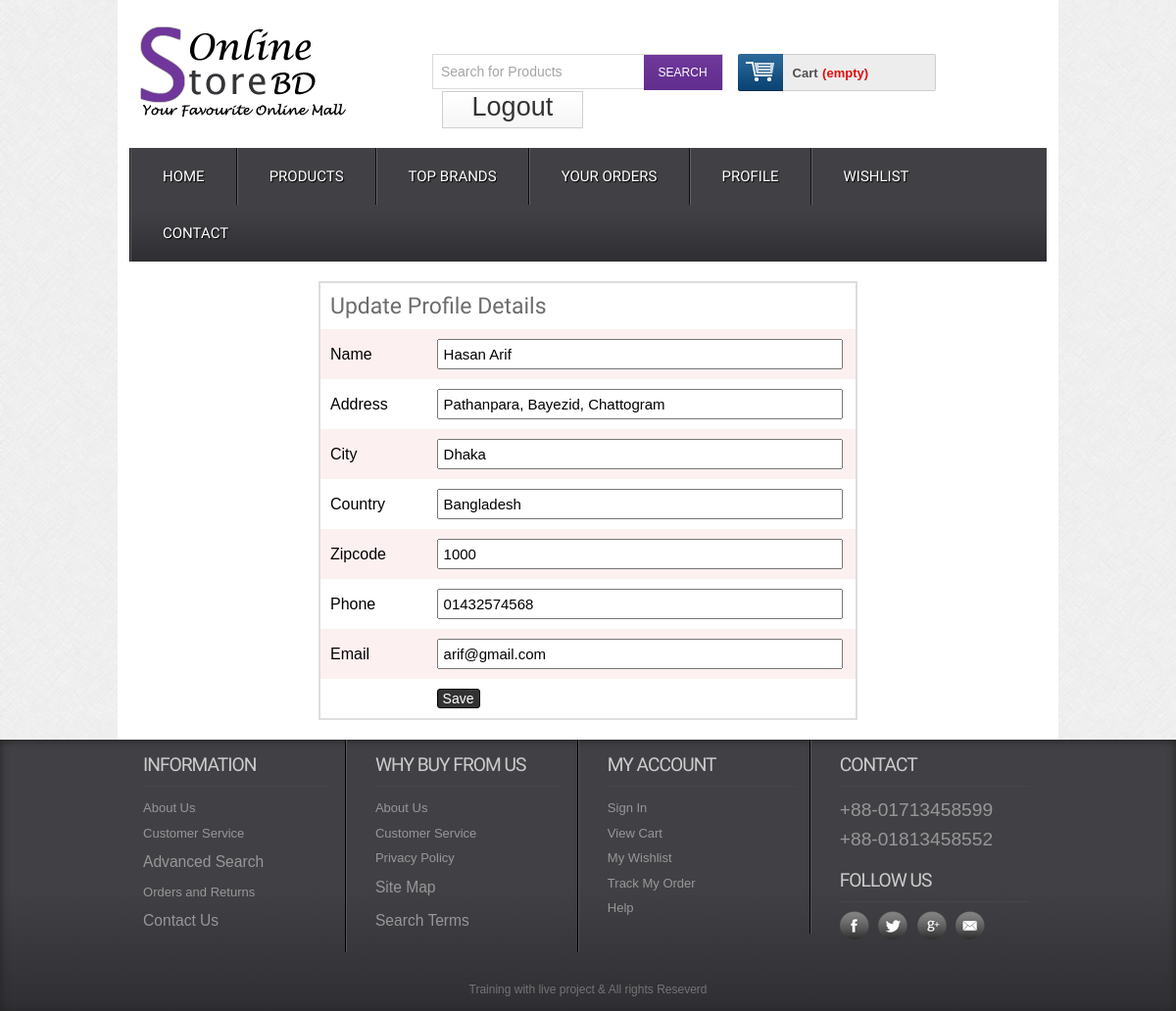
/editprofile.php?cmrId=1 (signed in), run on the app's committed database.
### tables this page shows
CREATE TABLE `tbl_customer` (
  `id` int(11) NOT NULL,
  `name` varchar(255) NOT NULL,
  `email` varchar(255) NOT NULL,
  `address` varchar(255) NOT NULL,
  `phone` varchar(255) NOT NULL,
  `pass` varchar(32) NOT NULL,
  `city` varchar(255) NOT NULL,
  `zip` varchar(255) NOT NULL,
  `country` varchar(255) NOT NULL
);

### classes/Customer.php (called while the page is built, shortened)
<?php
$filepath = realpath(dirname(__FILE__));
include_once ($filepath.'/../lib/Database.php');
?>
<?php
class Customer{
	private $db;
	public function __construct(){
		$this->db = new Database();
	}
	public function getCustomerData($id){
		$query = "SELECT * FROM tbl_customer WHERE id = '$id'";
		$result = $this->db->select($query);
		return $result;
	}
}
?>

### lib/Database.php (called while the page is built, shortened)
<?php
class Database{
	public $host   = DB_HOST;
	public $user   = DB_USER;
	public $pass   = DB_PASS;
	public $dbname = DB_NAME;
	public $link;
	private function connectDB(){
		$this->link = new mysqli($this->host, $this->user, $this->pass, $this->dbname);
	}
	public function select($query){
		$result = $this->link->query($query) or die($this->link->error.__LINE__);
		if($result->num_rows > 0){
			return $result;
		} else{
			return false;
		}
	}
}
?>

### editprofile.php (the view, shortened to what this page needs)
<?php include'inc/header.php';?>
<div class="main">
	<div class="content">
		<div class="section group">
		<?php
			if(!isset($_GET['cmrId']) || $_GET['cmrId'] == NULL){
				header("location:profile.php");
			} else{
				$id = preg_replace('/[^-a-zA-Z0-9_]/', '', $_GET['cmrId']);
				$getData = $cmr->getCustomerData($id);
				if($getData){
					while($result = $getData->fetch_assoc()){ ?>
		<form action="" method="post">
			<table class="tblone">
				<tr>
					<td colspan="3"><h2>Update Profile Details</h2></td>
				</tr>
				<tr>
					<td width="20%">Name</td>
					<td><input type="text" name="Name" value="<?php echo $result['name'];?>"/></td>
				</tr>
				<tr>
					<td>Address</td>
					<td><input type="text" name="Address" value="<?php echo $result['address'];?>"/></td>
				</tr>
				<tr>
					<td>City</td>
					<td><input type="text" name="City" value="<?php echo $result['city'];?>"/></td>
				</tr>
				<tr>
					<td>Country</td>
					<td><input type="text" name="Country" value="<?php echo $result['country'];?>"/></td>
				</tr>
				<tr>
					<td>Zipcode</td>
					<td><input type="text" name="Zip" value="<?php echo $result['zip'];?>"/></td>
				</tr>
				<tr>
					<td>Phone</td>
					<td><input type="text" name="Phone" value="<?php echo $result['phone'];?>"/></td>
				</tr>
				<tr>
					<td>Email</td>
					<td><input type="text" name="EMail" value="<?php echo $result['email'];?>"/></td>
				</tr>
				<tr>
					<td></td>
					<td><input type="submit" name="" value="Save"/></td>
				</tr>
			</table>
		</form>
		<?php } } } ?>
		</div>
	</div>
</div>
<?php include'inc/footer.php';?>

### css/style.css (style rules this page uses)
html,body,div,span,applet,object,iframe,h1,h2,h3,h4,h5,h6,p,blockquote,pre,a,abbr,acronym,address,big,cite,code,del,dfn,em,img,ins,kbd,q,s,samp,small,strike,strong,sub,sup,tt,var,b,u,i,dl,dt,dd,ol,nav ul,nav li,fieldset,form,label,legend,table,caption,tbody,tfoot,thead,tr,th,td,article,aside,canvas,details,embed,figure,figcaption,footer,header,hgroup,menu,nav,output,ruby,section,summary,time,mark,audio,video { margin:0;padding:0;border:0;font-size:100%;font:inherit;vertical-align:baseline; }
table { border-collapse:collapse;border-spacing:0; }
body { font-family:Arial, Helvetica, sans-serif; background:url(../images/body_bg3.jpg); }
.section { clear: both; padding: 0px; margin: 0px; }
.group:before, .group:after { content:""; display:table; }
.group:after { clear:both; }
.group { zoom:1; }
.content { padding:20px 0; background:#FFF; }
.content h2 { font-size:23px; color:#6C6C6C; font-family: 'Monda', sans-serif; }
.tblone { border: 1px solid #fff; margin-bottom: 12px; width: 100%; }
.tblone td { padding:10px;text-align:center; }
table.tblone tr:nth-child(2n+1) { background:#fff;height:30px; }
table.tblone tr:nth-child(2n) { background:#fdf0f1;height:30px; }
table.tblone input[type="submit"] { background: #333 none repeat scroll 0 0; border: 1px solid #000; border-radius: 3px; color: #fff; cursor: pointer; font-size: 14px; padding: 1px 5px; }

### editprofile.php (style rules this page uses)
.tblone { width:550px; margin:0 auto; border:2px solid #ddd; }
.tblone tr td { text-align: justify; }
.tblone input[type="text"] { width:400px; padding:5px; font-size:15px; }

### data on the page
tbl_customer: Name "Hasan Arif", Address "Pathanpara, Bayezid, Chattogram", City "Dhaka", Country "Bangladesh", Zip "1000", Phone "01432574568", EMail "arif@gmail.com"
